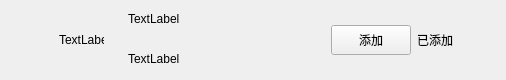
<?xml version="1.0" encoding="UTF-8"?>
<ui version="4.0">
 <class>ApplyFriendItem</class>
 <widget class="QWidget" name="ApplyFriendItem">
  <property name="geometry">
   <rect>
    <x>0</x>
    <y>0</y>
    <width>506</width>
    <height>80</height>
   </rect>
  </property>
  <property name="maximumSize">
   <size>
    <width>16777215</width>
    <height>80</height>
   </size>
  </property>
  <property name="windowTitle">
   <string>Form</string>
  </property>
  <layout class="QHBoxLayout" name="horizontalLayout">
   <property name="spacing">
    <number>6</number>
   </property>
   <property name="leftMargin">
    <number>9</number>
   </property>
   <property name="topMargin">
    <number>0</number>
   </property>
   <property name="rightMargin">
    <number>0</number>
   </property>
   <property name="bottomMargin">
    <number>0</number>
   </property>
   <item>
    <spacer name="horizontalSpacer">
     <property name="orientation">
      <enum>Qt::Horizontal</enum>
     </property>
     <property name="sizeType">
      <enum>QSizePolicy::Fixed</enum>
     </property>
     <property name="sizeHint" stdset="0">
      <size>
       <width>50</width>
       <height>20</height>
      </size>
     </property>
    </spacer>
   </item>
   <item>
    <widget class="QLabel" name="icon_lb">
     <property name="minimumSize">
      <size>
       <width>45</width>
       <height>45</height>
      </size>
     </property>
     <property name="maximumSize">
      <size>
       <width>45</width>
       <height>45</height>
      </size>
     </property>
     <property name="text">
      <string>TextLabel</string>
     </property>
    </widget>
   </item>
   <item>
    <widget class="QWidget" name="widget" native="true">
     <layout class="QHBoxLayout" name="horizontalLayout_2">
      <property name="topMargin">
       <number>2</number>
      </property>
      <property name="bottomMargin">
       <number>2</number>
      </property>
      <item>
       <widget class="QWidget" name="widget_2" native="true">
        <layout class="QVBoxLayout" name="verticalLayout">
         <property name="spacing">
          <number>10</number>
         </property>
         <property name="topMargin">
          <number>2</number>
         </property>
         <property name="bottomMargin">
          <number>2</number>
         </property>
         <item>
          <widget class="QLabel" name="user_chat_lb">
           <property name="minimumSize">
            <size>
             <width>100</width>
             <height>30</height>
            </size>
           </property>
           <property name="maximumSize">
            <size>
             <width>200</width>
             <height>30</height>
            </size>
           </property>
           <property name="text">
            <string>TextLabel</string>
           </property>
          </widget>
         </item>
         <item>
          <widget class="QLabel" name="user_name_lb">
           <property name="minimumSize">
            <size>
             <width>100</width>
             <height>30</height>
            </size>
           </property>
           <property name="maximumSize">
            <size>
             <width>200</width>
             <height>30</height>
            </size>
           </property>
           <property name="text">
            <string>TextLabel</string>
           </property>
          </widget>
         </item>
        </layout>
       </widget>
      </item>
      <item>
       <spacer name="horizontalSpacer_3">
        <property name="orientation">
         <enum>Qt::Horizontal</enum>
        </property>
        <property name="sizeHint" stdset="0">
         <size>
          <width>40</width>
          <height>20</height>
         </size>
        </property>
       </spacer>
      </item>
      <item>
       <widget class="ClickedBtn" name="addBtn">
        <property name="minimumSize">
         <size>
          <width>80</width>
          <height>30</height>
         </size>
        </property>
        <property name="maximumSize">
         <size>
          <width>80</width>
          <height>30</height>
         </size>
        </property>
        <property name="text">
         <string>添加</string>
        </property>
       </widget>
      </item>
      <item>
       <widget class="QLabel" name="already_add_lb">
        <property name="minimumSize">
         <size>
          <width>40</width>
          <height>0</height>
         </size>
        </property>
        <property name="maximumSize">
         <size>
          <width>16777215</width>
          <height>16777215</height>
         </size>
        </property>
        <property name="text">
         <string>已添加</string>
        </property>
       </widget>
      </item>
      <item>
       <spacer name="horizontalSpacer_2">
        <property name="orientation">
         <enum>Qt::Horizontal</enum>
        </property>
        <property name="sizeType">
         <enum>QSizePolicy::Fixed</enum>
        </property>
        <property name="sizeHint" stdset="0">
         <size>
          <width>40</width>
          <height>20</height>
         </size>
        </property>
       </spacer>
      </item>
     </layout>
    </widget>
   </item>
  </layout>
 </widget>
 <customwidgets>
  <customwidget>
   <class>ClickedBtn</class>
   <extends>QPushButton</extends>
   <header location="global">clickedbtn.h</header>
  </customwidget>
 </customwidgets>
 <resources/>
 <connections/>
</ui>
